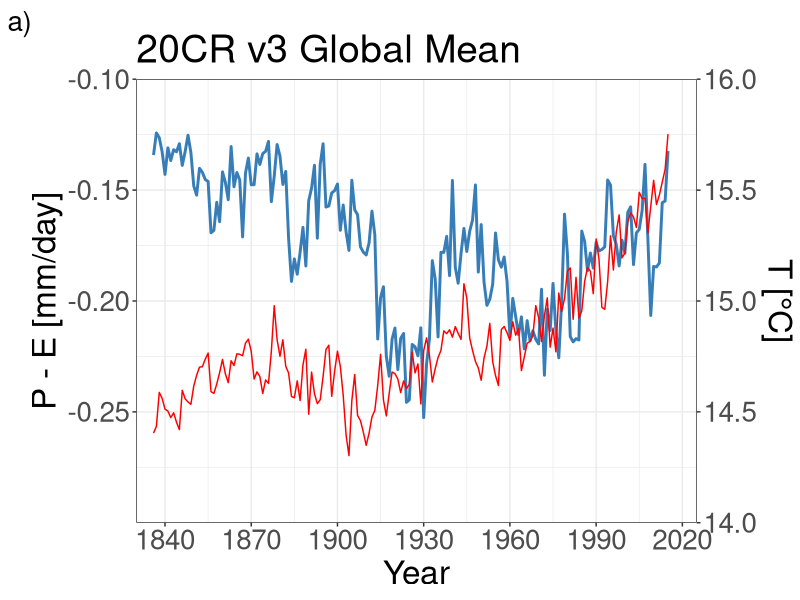
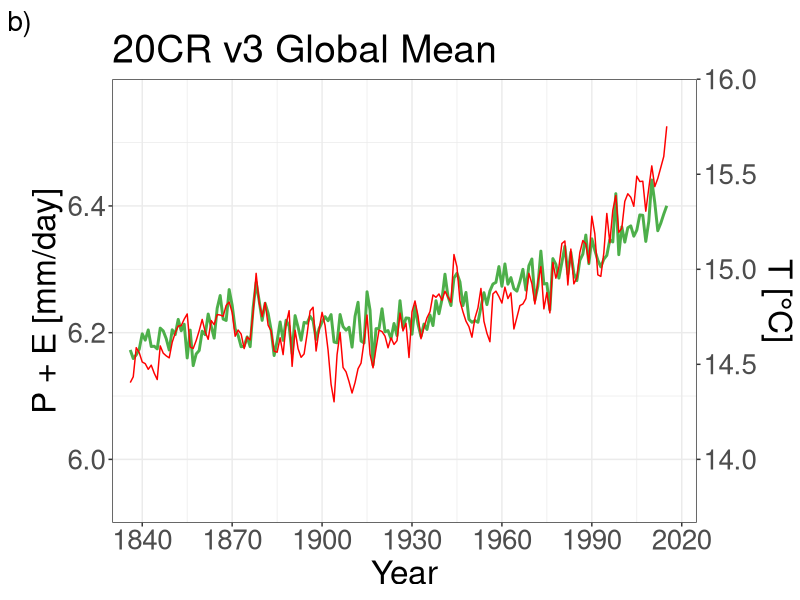
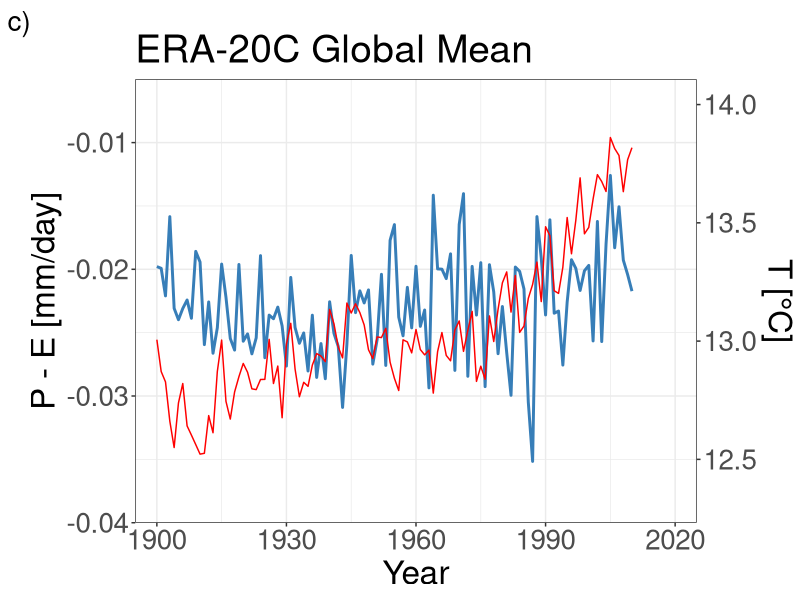
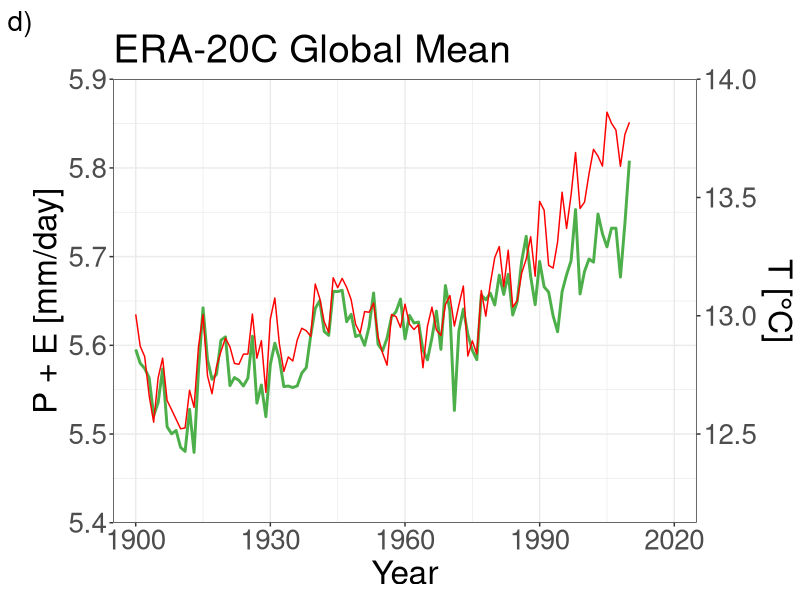
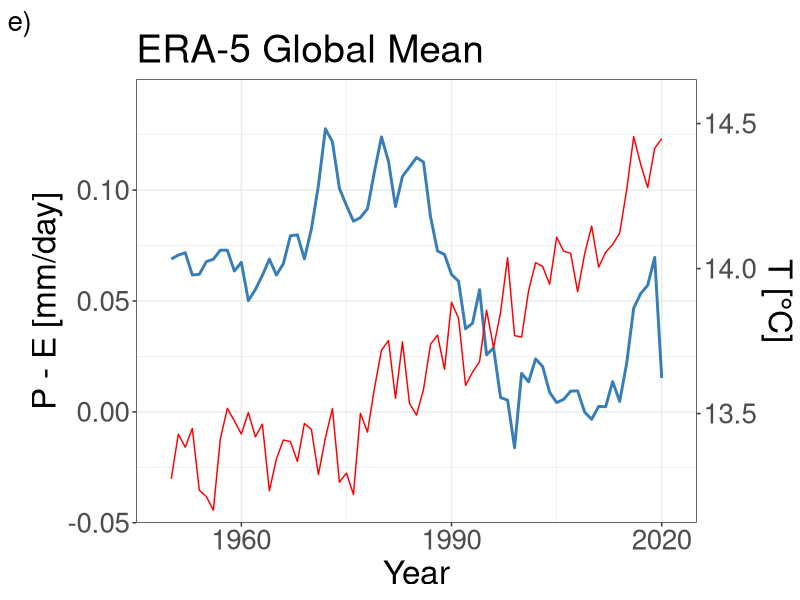
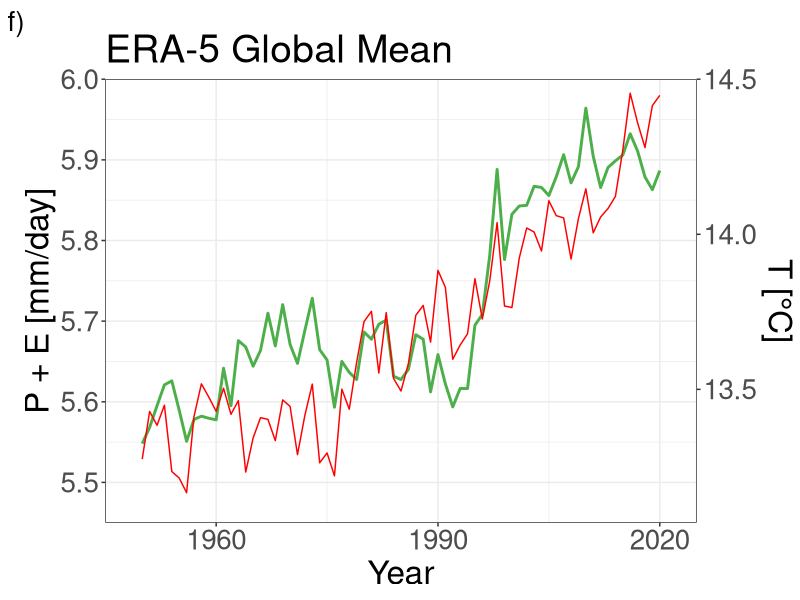
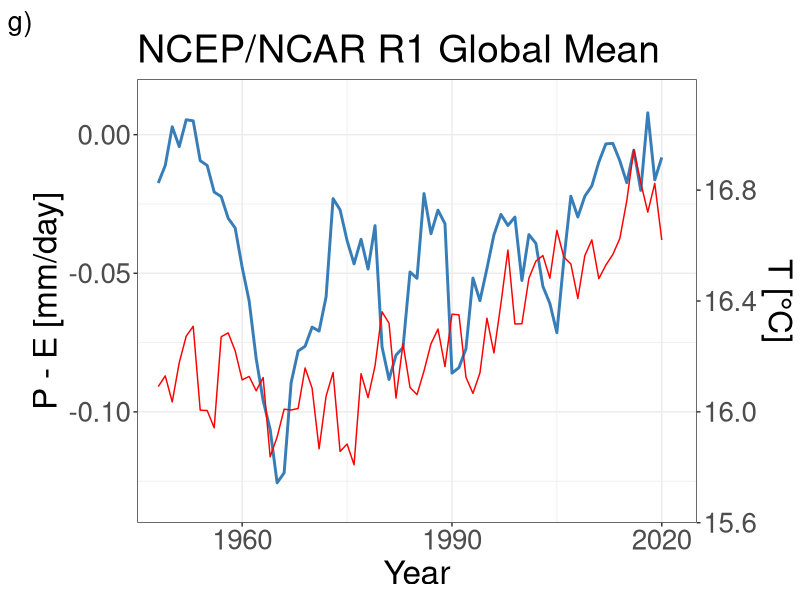
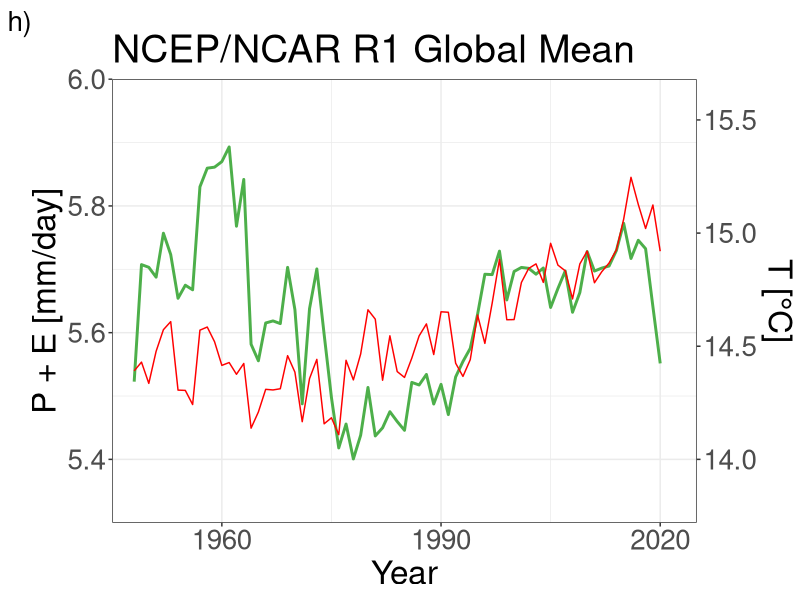

Write R code to recreate these figures, in order.
#Required Libraries
library(ggplot2)
library(dplyr)
library(data.table)
library(tidyverse)
#Load Data
global_20cr <- read_csv('20CRv3.csv') %>% as.data.table()
global_era20 <- read_csv('ERA20C.csv') %>% as.data.table()
global_era5 <- read_csv('ERA_5.csv') %>% as.data.table()
global_ncep <- read_csv('NCEP_NCAR.csv') %>% as.data.table()
#Plots 20CRv3
p01 <- ggplot(data = global_20cr, aes(x = Year, y = PmE)) +
  geom_line(show.legend = FALSE, color = "#377eb8", size = 1) +
  geom_line(aes(y = (T - 14)*(-0.1 + 0.3)/(16 - 14) - 0.3), color = "red") +
  labs(x = "Year", y = "P - E [mm/day]", title = "20CR v3 Global Mean", tag = "a)") +
  theme_bw() +
  scale_y_continuous(limits = c(-0.3, -0.1), expand = c(0, 0), sec.axis = sec_axis(~(. + 0.3)*(16 - 14)/(-0.1 + 0.3) + 14, name = "T [°C]")) +
  scale_x_continuous(limits = c(1830, 2025), expand = c(0, 0), breaks = seq(1810, 2020, 30)) +
  theme(plot.tag = element_text(size = 20), plot.title = element_text(size=28), axis.text = element_text(size = 20), axis.title = element_text(size = 24))
ggsave("20crv3_global_minus.png", p01, dpi = 600, limitsize = FALSE)

p02 <- ggplot(data = global_20cr, aes(x = Year, y = PpE)) +
  geom_line(show.legend = FALSE, color = "#4daf4a", size = 1) +
  geom_line(aes(y = (T - 14)*(6.6 - 6)/(16 - 14) + 6), color = "red") +
  labs(x = "Year", y = "P + E [mm/day]", title = "20CR v3 Global Mean", tag = "b)") +
  theme_bw() +
  scale_y_continuous(limits = c(5.9, 6.6), expand = c(0, 0), sec.axis = sec_axis(~(. - 6)*(16 - 14)/(6.6 - 6) + 14, name = "T [°C]")) +
  scale_x_continuous(limits = c(1830, 2025), expand = c(0, 0), breaks = seq(1810, 2020, 30)) +
  theme(plot.tag = element_text(size = 20), plot.title = element_text(size=28), axis.text = element_text(size = 20), axis.title = element_text(size = 24))
ggsave("20crv3_global_plus.png", p02, dpi = 600, limitsize = FALSE)
#Plots ERA20C
p03 <- ggplot(data = global_era20, aes(x = Year, y = PmE)) +
  geom_line(show.legend = FALSE, color = "#377eb8", size = 1) +
  geom_line(aes(y = (T - 12.5)*(-0.007 + 0.035)/(14 - 12.5) - 0.035), color = "red") +
  labs(x = "Year", y = "P - E [mm/day]", title = "ERA-20C Global Mean", tag = "c)") +
  theme_bw() +
  scale_y_continuous(limits = c(-0.04, -0.005), expand = c(0, 0), sec.axis = sec_axis(~(. + 0.035)*(14 - 12.5)/(-0.007 + 0.035) + 12.5, name = "T [°C]")) +
  scale_x_continuous(limits = c(1895, 2025), expand = c(0, 0), breaks = seq(1810, 2020, 30)) +
  theme(plot.tag = element_text(size = 20), plot.title = element_text(size=28), axis.text = element_text(size = 20), axis.title = element_text(size = 24))
ggsave("era20_global_minus.png", p03, dpi = 600, limitsize = FALSE)

p04 <- ggplot(data = global_era20, aes(x = Year, y = PpE)) +
  geom_line(show.legend = FALSE, color = "#4daf4a", size = 1) +
  geom_line(aes(y = (T - 12.5)*(5.9 - 5.5)/(14 - 12.5) + 5.5), color = "red") +
  labs(x = "Year", y = "P + E [mm/day]", title = "ERA-20C Global Mean", tag = "d)") +
  theme_bw() +
  scale_y_continuous(limits = c(5.4, 5.9), expand = c(0, 0), sec.axis = sec_axis(~(. - 5.5)*(14 - 12.5)/(5.9 - 5.5) + 12.5, name = "T [°C]")) +
  scale_x_continuous(limits = c(1895, 2025), expand = c(0, 0), breaks = seq(1810, 2020, 30)) +
  theme(plot.tag = element_text(size = 20), plot.title = element_text(size=28), axis.text = element_text(size = 20), axis.title = element_text(size = 24))
ggsave("era20_global_plus.png", p04, dpi = 600, limitsize = FALSE)
#Plots ERA5
p05 <- ggplot(data = global_era5, aes(x = Year, y = PmE)) +
  geom_line(show.legend = FALSE, color = "#377eb8", size = 1) +
  geom_line(aes(y = (T - 13.2)*(0.13 + 0.04)/(14.5 - 13.2) - 0.04), color = "red") +
  labs(x = "Year", y = "P - E [mm/day]", title = "ERA-5 Global Mean", tag = "e)") +
  theme_bw() +
  scale_y_continuous(limits = c(-0.05, 0.15), expand = c(0, 0), sec.axis = sec_axis(~(. + 0.04)*(14.5 - 13.2)/(0.13 + 0.04) + 13.2, name = "T [°C]")) +
  scale_x_continuous(limits = c(1945, 2025), expand = c(0, 0), breaks = seq(1810, 2020, 30)) +
  theme(plot.tag = element_text(size = 20), plot.title = element_text(size=28), axis.text = element_text(size = 20), axis.title = element_text(size = 24))
ggsave("era5_global_minus.png", p05, dpi = 600, limitsize = FALSE)

p06 <- ggplot(data = global_era5, aes(x = Year, y = PpE)) +
  geom_line(show.legend = FALSE, color = "#4daf4a", size = 1) +
  geom_line(aes(y = (T - 13.2)*(6 - 5.5)/(14.5 - 13.2) + 5.5), color = "red") +
  labs(x = "Year", y = "P + E [mm/day]", title = "ERA-5 Global Mean", tag = "f)") +
  theme_bw() +
  scale_y_continuous(limits = c(5.45, 6), expand = c(0, 0), sec.axis = sec_axis(~(. - 5.5)*(14.5 - 13.2)/(6 - 5.5) + 13.2, name = "T [°C]")) +
  scale_x_continuous(limits = c(1945, 2025), expand = c(0, 0), breaks = seq(1810, 2020, 30)) +
  theme(plot.tag = element_text(size = 20), plot.title = element_text(size=28), axis.text = element_text(size = 20), axis.title = element_text(size = 24))
ggsave("era5_global_plus.png", p06, dpi = 600, limitsize = FALSE)
#Plots NCEP
p07 <- ggplot(data = global_ncep, aes(x = Year, y = PmE)) +
  geom_line(show.legend = FALSE, color = "#377eb8", size = 1) +
  geom_line(aes(y = (T - 14)*(0.01 + 0.13)/(15.4 - 14) - 0.13), color = "red") +
  labs(x = "Year", y = "P - E [mm/day]", title = "NCEP/NCAR R1 Global Mean", tag = "g)") +
  theme_bw() +
  scale_y_continuous(limits = c(-0.14, 0.02), expand = c(0, 0), sec.axis = sec_axis(~(. + 0.3)*(15.4 - 14)/(0.01 + 0.13) + 14, name = "T [°C]")) +
  scale_x_continuous(limits = c(1945, 2025), expand = c(0, 0), breaks = seq(1810, 2020, 30)) +
  theme(plot.tag = element_text(size = 20), plot.title = element_text(size=28), axis.text = element_text(size = 20), axis.title = element_text(size = 24))
ggsave("ncep_global_minus.png", p07, dpi = 600, limitsize = FALSE)

p08 <- ggplot(data = global_ncep, aes(x = Year, y = PpE)) +
  geom_line(show.legend = FALSE, color = "#4daf4a", size = 1) +
  geom_line(aes(y = (T - 14)*(5.9 - 5.4)/(15.4 - 14) + 5.4), color = "red") +
  labs(x = "Year", y = "P + E [mm/day]", title = "NCEP/NCAR R1 Global Mean", tag = "h)") +
  theme_bw() +
  scale_y_continuous(limits = c(5.3, 6), expand = c(0, 0), sec.axis = sec_axis(~(. - 5.4)*(15.4 - 14)/(5.9 - 5.4) + 14, name = "T [°C]")) +
  scale_x_continuous(limits = c(1945, 2025), expand = c(0, 0), breaks = seq(1810, 2020, 30)) +
  theme(plot.tag = element_text(size = 20), plot.title = element_text(size=28), axis.text = element_text(size = 20), axis.title = element_text(size = 24))
ggsave("ncep_global_plus.png", p08, dpi = 600, limitsize = FALSE)
